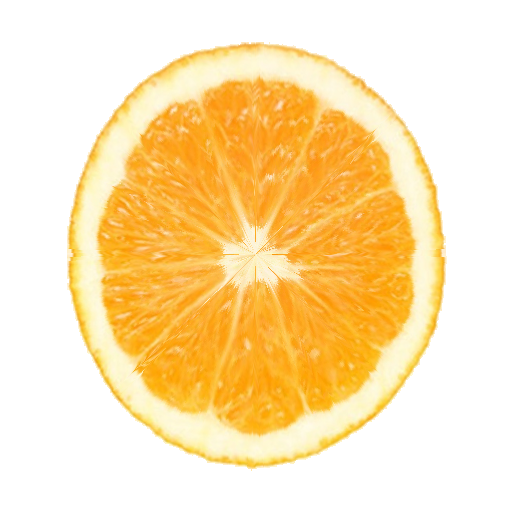
#> input picture data/secref_orraw_hsep/or_trans_00.png, 512 x 512 px; its folder holds only this picture in this run
$ python figure.py
#> lines starting #> are read from the running program, lines starting #| are printed output that depends on the picture
"""The rendered section beside the photograph, and the loss curve."""
import json, glob, os, sys
import numpy as np, cv2
import matplotlib; matplotlib.use("Agg")
import matplotlib.pyplot as plt

W = "/workspace/ovoxel_native"
RUN = sys.argv[1] if len(sys.argv) > 1 else W + "/run2"
refs = sorted(glob.glob("/workspace/rebuild/worktree/secref_orraw_hsep/*.png"))
rows = [("photograph", refs),
        ("O-Voxel-native, init", sorted(glob.glob(RUN + "/eval_init/rh*_init_0.png"))),
        (f"O-Voxel-native, trained", sorted(glob.glob(RUN + "/eval_final/rh*_init_0.png"))),
        ("existing pipeline", sorted(glob.glob("/workspace/rebuild/worktree/eval_orange/rh*_init_0.png")))]
n = 4
fig, ax = plt.subplots(len(rows), n, figsize=(2.1 * n, 2.25 * len(rows)))
for r, (name, ps) in enumerate(rows):
    for c in range(n):
        a = ax[r, c]; a.axis("off")
        if c < len(ps):
            im = cv2.imread(ps[c])[:, :, ::-1]
            a.imshow(cv2.resize(im, (384, 384)))
        if c == 0:
            a.set_title(name, fontsize=9, loc="left")
fig.tight_layout(); fig.savefig(W + "/out/sections.png", dpi=110)
#> after `fig.tight_layout()`:
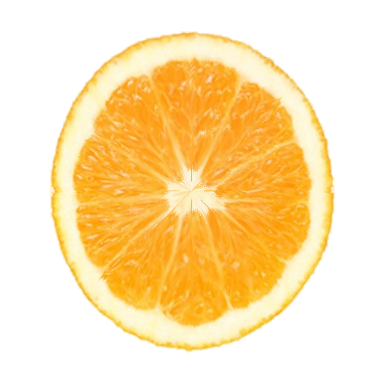
#> shown: shape (384, 384, 3); mean R, G, B 253.3, 226.7, 177.2
print("wrote", W + "/out/sections.png")

h = json.load(open(RUN + "/hist.json"))
#> (reads code/ovoxel_native/mv_free/hist.json from the repository)
fig, ax = plt.subplots(1, 2, figsize=(9, 3.2))
L = np.array(h["loss"]); k = 25
ax[0].plot(L, lw=0.4, color="0.75")
ax[0].plot(np.arange(k - 1, len(L)), np.convolve(L, np.ones(k) / k, "valid"), lw=1.6)
ax[0].set_xlabel("iteration"); ax[0].set_ylabel("L1 to the mapped photograph")
ax[0].set_title("training loss (25-iteration mean)", fontsize=9)
P = np.array(h["probe"])
ax[1].plot(P[:, 0], P[:, 1], "o-", ms=3)
ax[1].set_xlabel("iteration"); ax[1].set_ylabel("L1, six held-out planes")
ax[1].set_title("fixed probe: the six evaluation cuts", fontsize=9)
for a in ax: a.grid(alpha=.3)
fig.tight_layout(); fig.savefig(W + "/out/loss.png", dpi=110)
#> after `fig.tight_layout()`:
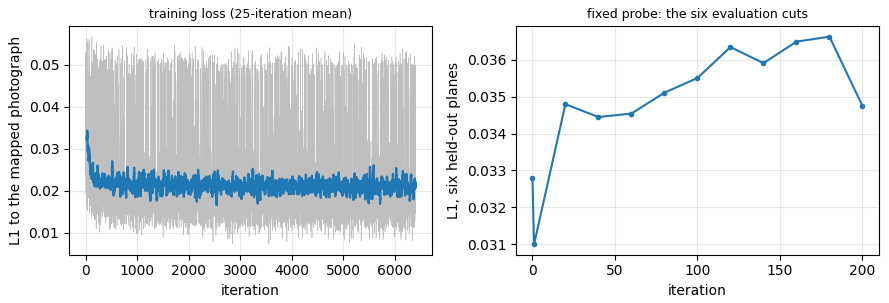
#> figure drawn by matplotlib, 2 panels; panel 1: curve peaks at x = 123, y = 0.0566; panel 1: curve peaks at x = 33, y = 0.0343; panel 2: curve peaks at x = 180, y = 0.0366
print("wrote", W + "/out/loss.png")
